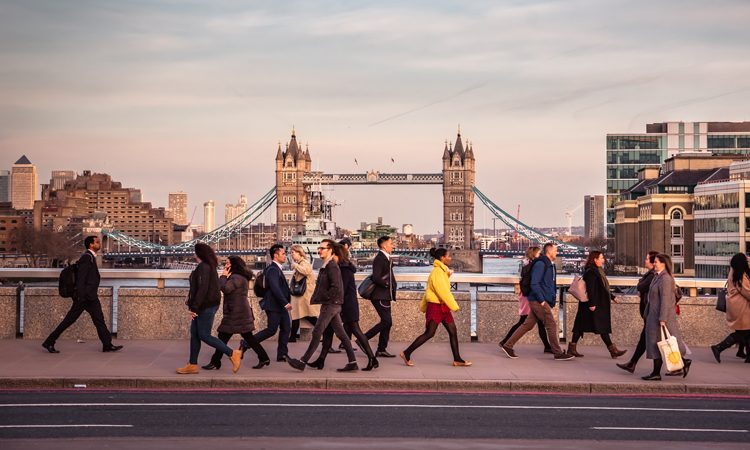
#> input picture Social_Distance_Detector/test_image.jpg, 750 x 450 px, given in place of the camera
$ python ColorIdentification.py
#> lines starting #> are read from the running program, lines starting #| are printed output that depends on the picture; after the words box and inside, x2 and y2 are one past the last pixel; in counts of white or black regions, pixels touching at a corner belong together
import cv2
import numpy as np

cap=cv2.VideoCapture(0)

while True:
    _,frame=cap.read()
#> frame is the input picture: shape (450, 750, 3); mean B, G, R 126.7, 130.3, 152.6
    hsv_frame=cv2.cvtColor(frame,cv2.COLOR_BGR2HSV)
#> hsv_frame: shape (450, 750, 3); mean H, S, V 60.1, 59.4, 153.1

    #Red colour
    low_red=np.array([161,155,84])
    high_red=np.array([179,255,255])
    red_mask=cv2.inRange(hsv_frame,low_red,high_red)
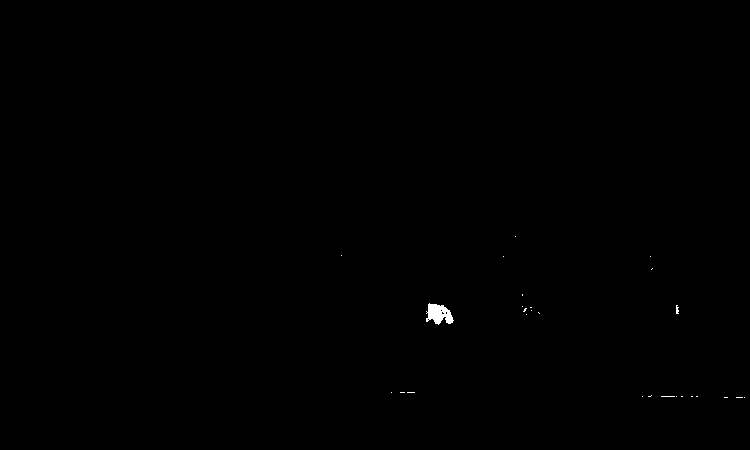
#> red_mask: shape (450, 750); 0.14% white; 27 white regions (25 under 20 px), largest, box (x1, y1, x2, y2) and area: (426, 303, 454, 325) 383, (676, 305, 679, 314) 21
    red=cv2.bitwise_and(frame,frame,mask=red_mask)


    #blue colour
    low_blue=np.array([94,80,2])
    high_blue=np.array([126,255,255])
    blue_mask=cv2.inRange(hsv_frame,low_blue,high_blue)
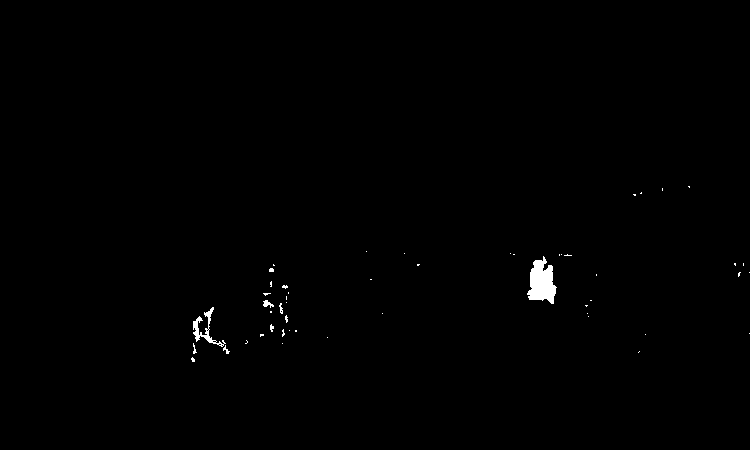
#> blue_mask: shape (450, 750); 0.46% white; 51 white regions (44 under 20 px), largest, box (x1, y1, x2, y2) and area: (527, 256, 557, 304) 898, (193, 307, 226, 347) 309, (263, 300, 274, 308) 47
    blue=cv2.bitwise_and(frame,frame,mask=blue_mask)


    #yellow colour
    low_yellow=np.array([20,100,100])
    high_yellow=np.array([30,255,255])
    yellow_mask=cv2.inRange(hsv_frame,low_yellow,high_yellow)
#> yellow_mask: shape (450, 750); 0.19% white; 7 white regions (4 under 20 px), largest, box (x1, y1, x2, y2) and area: (431, 260, 458, 310) 551, (426, 290, 437, 301) 69, (675, 352, 681, 360) 26
    yellow=cv2.bitwise_and(frame,frame,mask=yellow_mask)


    #green colour
    low_green=np.array([25,52,72])
    high_green=np.array([102,255,255])
    green_mask=cv2.inRange(hsv_frame,low_green,high_green)
#> green_mask: shape (450, 750); 0.01% white in thin lines or dots, all inside (x1, y1, x2, y2) = (165, 136, 741, 307)
    green=cv2.bitwise_and(frame,frame,mask=green_mask)

    #red,blue,green and yellow
    RB=cv2.bitwise_or(red,blue)
    RBG=cv2.bitwise_or(RB,green)
    RGBY=cv2.bitwise_or(RBG,yellow)

    cv2.rectangle(red,(0,0),(640,55),(0,0,255),cv2.FILLED)
    cv2.putText(red,"RED FILTER",(130,50),cv2.FONT_HERSHEY_SIMPLEX,2,(0,0,0),5)
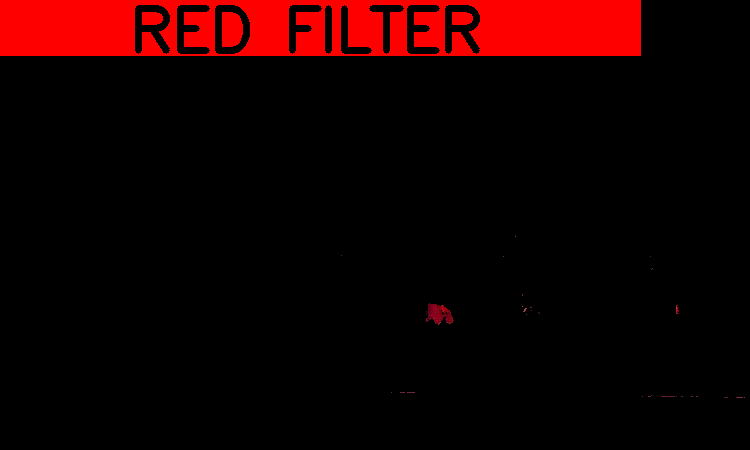
#> red: shape (450, 750, 3); mean B, G, R 0, 0, 22.6

    cv2.rectangle(blue,(0,0),(640,55),(255,0,0),cv2.FILLED)
    cv2.putText(blue,"BLUE FILTER",(130,50),cv2.FONT_HERSHEY_SIMPLEX,2,(0,0,0),5)
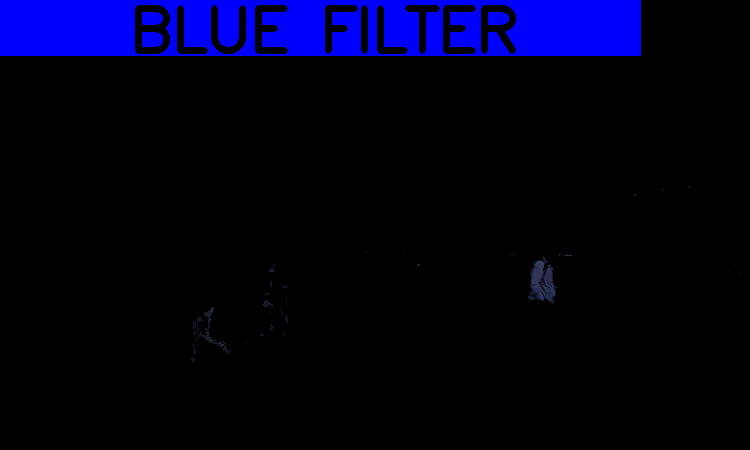
#> blue: shape (450, 750, 3); mean B, G, R 22.3, 0.1, 0.1

    cv2.rectangle(green,(0,0),(640,55),(0,255,0),cv2.FILLED)
    cv2.putText(green,"GREEN FILTER",(130,50),cv2.FONT_HERSHEY_SIMPLEX,2,(0,0,0),5)
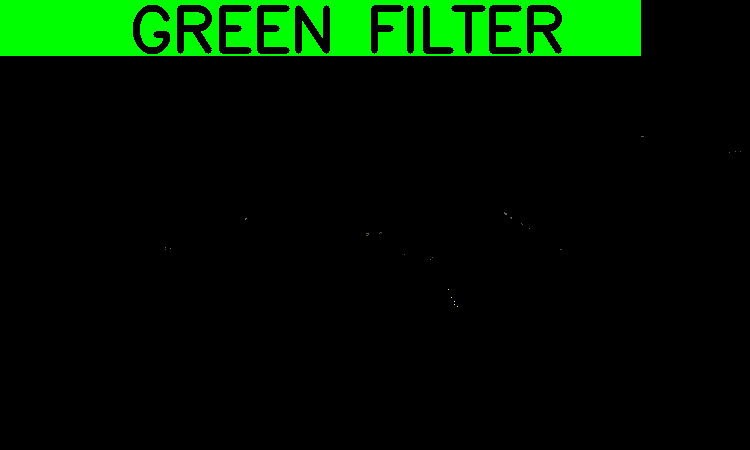
#> green: shape (450, 750, 3); mean B, G, R 0, 21.2, 0

    cv2.rectangle(yellow,(0,0),(640,55),(0,255,255),cv2.FILLED)
    cv2.putText(yellow,"YELLOW FILTER",(130,50),cv2.FONT_HERSHEY_SIMPLEX,2,(0,0,0),5)
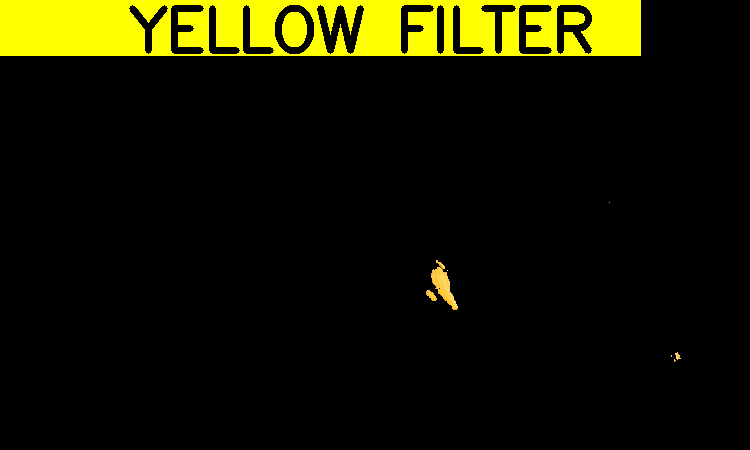
#> yellow: shape (450, 750, 3); mean B, G, R 0.1, 21.6, 21.7

    cv2.rectangle(RGBY,(0,0),(640,55),(255,255,255),cv2.FILLED)
    cv2.putText(RGBY,"RGBY FILTER",(130,50),cv2.FONT_HERSHEY_SIMPLEX,2,(0,0,0),5)
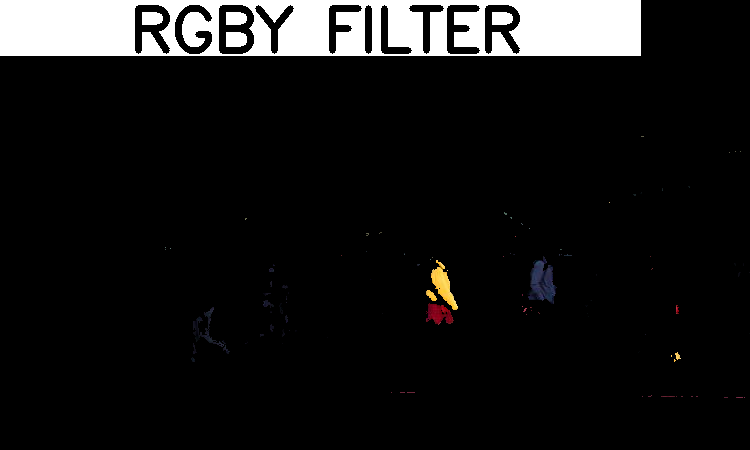
#> RGBY: shape (450, 750, 3); mean B, G, R 22.3, 22.5, 22.7

    cv2.imshow("RGBY",RGBY)
    cv2.imshow("original image",frame)
    cv2.imshow("red_mask",red)
    cv2.imshow("blue_mask",blue)
    cv2.imshow("green_mask",green)
    cv2.imshow("yellow_mask",yellow)
    if cv2.waitKey(1) & 0xFF==ord('q'):
#> (key q is pressed here)
        break
